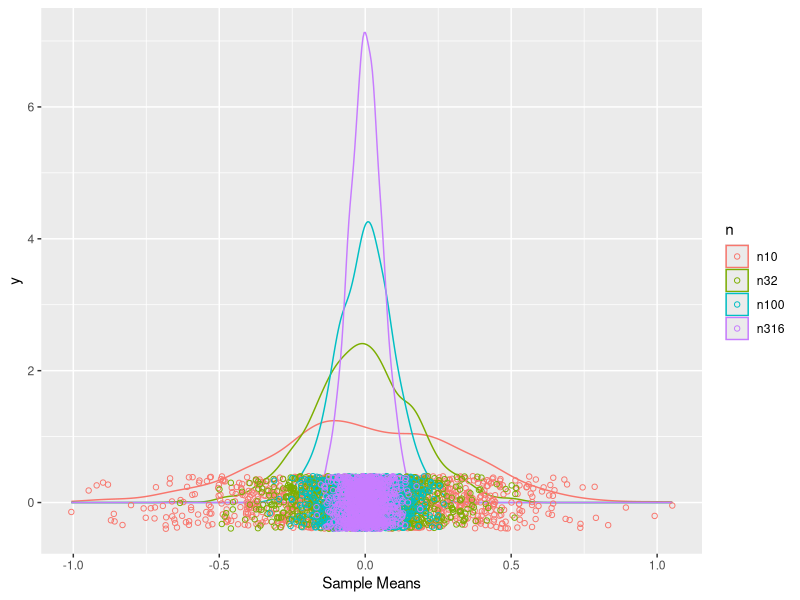
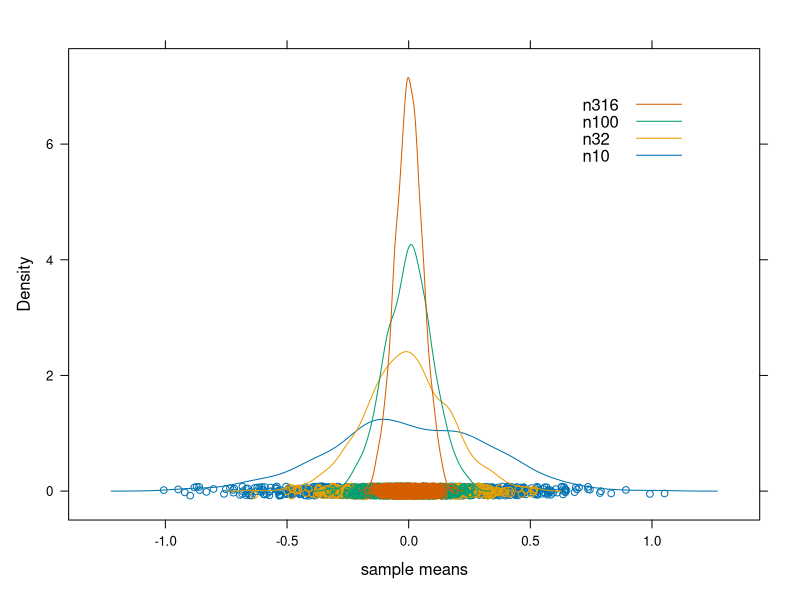

These figures' R source, in order:
## ---- chunk 1
n <- 10
B <- 4

set.seed(540) # to obtain deterministic results
x <- matrix(rnorm(n*B), nrow = n)

#check the data
str(x)
head(x)
## ---- chunk 2
rownames(x) <- sprintf("obs%02d", 1:n)
colnames(x) <- sprintf("samp%02d", 1:B)
x #check what this looks like
colMeans(x) #fast way compute the means for all the samples
## ---- chunk 3
mean(x) #true mean
mean(colMeans(x)) #sample mean
## ---- chunk 4
n <- 10
B <- 4
set.seed(77) # to obtain deterministic results
x <- matrix(rnorm(n*B), nrow = n)
colMeans(x)
mean(x) #true mean
mean(colMeans(x)) #sample mean
## ---- chunk 5
B = 1000
#generate data
n10 <- colMeans(matrix(rnorm(10*B), nrow = 10))
n100 <- colMeans(matrix(rnorm(100*B), nrow = 100))
n1000 <- colMeans(matrix(rnorm(1000*B), nrow = 1000))
n10000 <- colMeans(matrix(rnorm(10000*B), nrow = 10000))

lawDat <- data.frame( sampSize = c(10,100,1000,10000), trueSEM = 1/sqrt(c(10,100,1000,10000)), obsSEM = c( sd(n10), sd(n100), sd(n1000), sd(n10000)), sampMeanIQR = c(IQR(n10), IQR(n100),IQR(n1000),IQR(n10000)), sampleMeanMad = c(mad(n10),mad(n100),mad(n1000),mad(n10000)))

lawDat
## ---- chunk 6
#generate data
n10 <- colMeans(matrix(rnorm(10*B, sd = 2), nrow = 10))
n100 <- colMeans(matrix(rnorm(100*B, sd = 2), nrow = 100))
n1000 <- colMeans(matrix(rnorm(1000*B, sd = 2), nrow = 1000))
n10000 <- colMeans(matrix(rnorm(10000*B, sd = 2), nrow = 10000))

lawDat <- data.frame( sampSize = c(10,100,1000,10000), trueSEM = 1/sqrt(c(10,100,1000,10000)) * 2, obsSEM = c( sd(n10), sd(n100), sd(n1000), sd(n10000)), sampMeanIQR = c(IQR(n10), IQR(n100),IQR(n1000),IQR(n10000)), sampleMeanMad = c(mad(n10),mad(n100),mad(n1000),mad(n10000)))

lawDat
## ---- chunk 7
normSamp <- rnorm(10000)
#pick a threshold lets say 0.5 sd from the mean
pnorm(0.5)
length(normSamp[normSamp <= 0.5])/10000
## ---- chunk 8
samp <- rnorm(10000, sd = 2)
#pick a threshold lets say 0.5 sd from the mean
pnorm(0.5, sd = 2)
length(samp[samp <= 0.5])/10000
## ---- chunk 9
samp <- rnorm(100, sd = 2)
#pick a threshold lets say 0.5 sd from the mean
pnorm(0.5, sd = 2)
length(samp[samp <= 0.5])/100
## ---- chunk 10
samp <- rnorm(10000, sd = 2)
#pick a threshold lets say 1.1 sd from the mean
pnorm(1.1, sd = 2, lower.tail = FALSE)
length(samp[samp > 1.1])/10000
## ---- chunk 11
samp <- rnorm(10000, sd = 2)
#pick a threshold lets say -0.5 and 1.1 sd from the mean
pnorm(1.1, sd = 2) - pnorm(-0.5, sd = 2)
length(samp[samp <= 1.1 & samp >= -0.5])/10000
## ---- chunk 12
samp <- rnorm(10000, sd = 2)
#pick a threshold lets say -0.5 and 1.1 sd from the mean
pnorm(1.1, sd = 2) - pnorm(-0.5, sd = 2)
length(samp[samp <= 1.1 & samp >= -0.5])/10000
## ---- chunk 13
library(ggplot2)
library(lattice)

B <- 1000
n <- round(10^(seq(from = 1, to = 2.5, length = 4)), 0)
names(n) <- paste0("n", n)
getSampleMeans <- function(n, B) colMeans(matrix(rnorm(n * B), nrow = n))
x <- data.frame(sapply(n, getSampleMeans, B))
jFormula <- as.formula(paste("~", paste(names(n), sep = "", collapse = " + ")))
xTallSkinny <- stack(x)
names(xTallSkinny) <- c("x","n")
xTallSkinny$n <- factor(xTallSkinny$n, levels = colnames(x))


plot <- ggplot(xTallSkinny, aes(x, group = n, colour = n)) + geom_density()
plot <- plot + geom_point( aes(x = x, y = 0, group = n, colour = n), position = "jitter", pch = 1)
plot <- plot + xlab("Sample Means")
plot

densityplot(~ x, xTallSkinny, xlab = "sample means", groups = n,
            auto.key = list(x = 0.9, y = 0.9, corner = c(1, 1),
                            reverse.rows = TRUE))
